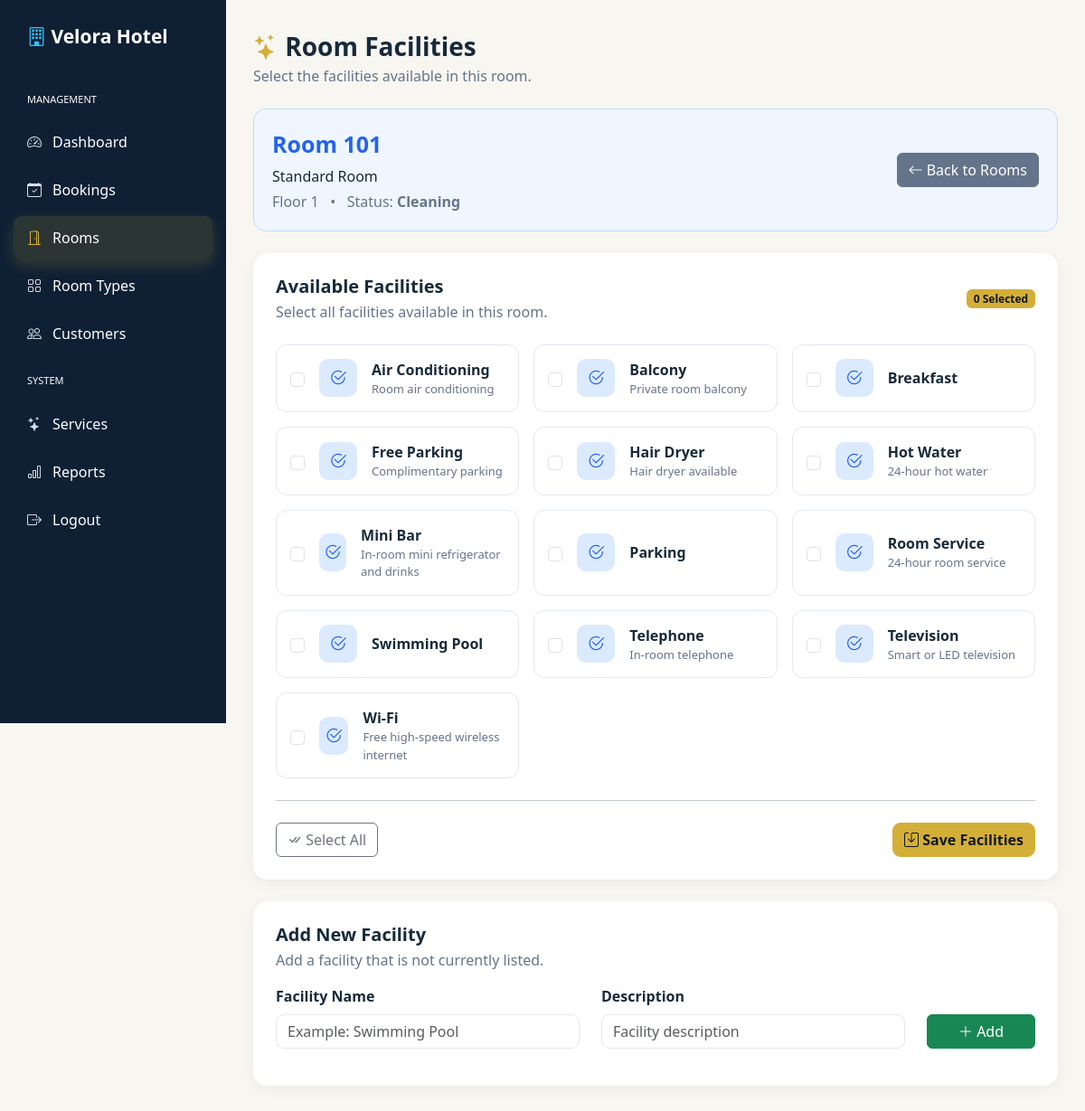
/admin/room_facilities.php?id=1 (signed in), run on the app's committed database.
### tables this page shows
CREATE TABLE `rooms` (
  `id` int(11) NOT NULL,
  `room_number` varchar(20) NOT NULL,
  `room_type_id` int(11) NOT NULL,
  `floor_number` int(11) DEFAULT 1,
  `status` enum('available','occupied','maintenance','cleaning') DEFAULT 'available',
  `description` text DEFAULT NULL,
  `created_at` timestamp NOT NULL DEFAULT current_timestamp()
);

CREATE TABLE `room_types` (
  `id` int(11) NOT NULL,
  `type_name` varchar(100) NOT NULL,
  `description` text DEFAULT NULL,
  `base_price` decimal(10,2) NOT NULL,
  `capacity` int(11) NOT NULL DEFAULT 1,
  `created_at` timestamp NOT NULL DEFAULT current_timestamp()
);

CREATE TABLE `facilities` (
  `id` int(11) NOT NULL,
  `facility_name` varchar(100) NOT NULL,
  `description` varchar(255) DEFAULT NULL,
  `created_at` timestamp NOT NULL DEFAULT current_timestamp()
);

### includes/functions.php (called while the page is built, shortened)
<?php
function e($value)
{
    return htmlspecialchars(
        $value ?? '',
        ENT_QUOTES,
        'UTF-8'
    );
}

### admin/room_facilities.php (the view, shortened to what this page needs)
<?php
require_once "../config/db.php";
require_once "../includes/functions.php";
$room_id = (int)($_GET["id"] ?? $_POST["room_id"] ?? 0);
$stmt = $pdo->prepare("
    SELECT
        r.*,
        rt.type_name
    FROM rooms r
    INNER JOIN room_types rt
        ON r.room_type_id = rt.id
    WHERE r.id = ?
    LIMIT 1
");
$stmt->execute([$room_id]);
$room = $stmt->fetch(PDO::FETCH_ASSOC);
$pdo->exec("
    CREATE TABLE IF NOT EXISTS facilities (
        id INT AUTO_INCREMENT PRIMARY KEY,
        facility_name VARCHAR(100) NOT NULL UNIQUE,
        description VARCHAR(255) NULL,
        created_at TIMESTAMP
        DEFAULT CURRENT_TIMESTAMP
    )
");
$pdo->exec("
    CREATE TABLE IF NOT EXISTS room_facilities (
        id INT AUTO_INCREMENT PRIMARY KEY,
        room_id INT NOT NULL,
        facility_id INT NOT NULL,
        created_at TIMESTAMP
        DEFAULT CURRENT_TIMESTAMP,
        UNIQUE KEY unique_room_facility
        (room_id, facility_id),
        FOREIGN KEY (room_id)
        REFERENCES rooms(id)
        ON DELETE CASCADE,
        FOREIGN KEY (facility_id)
        REFERENCES facilities(id)
        ON DELETE CASCADE
    )
");
$stmt = $pdo->query("
    SELECT *
    FROM facilities
    ORDER BY facility_name
");
$facilities =
    $stmt->fetchAll(PDO::FETCH_ASSOC);
$currentFacilities = [];
?>
<!DOCTYPE html>
<html lang="en">
<head>
<link rel="stylesheet" href="../assets/css/style.css">
    <link
        href="https://cdn.jsdelivr.net/npm/bootstrap@5.3.3/dist/css/bootstrap.min.css"
        rel="stylesheet"
    >
    <link
        href="https://cdn.jsdelivr.net/npm/bootstrap-icons@1.11.3/font/bootstrap-icons.css"
        rel="stylesheet"
    >
<link rel="stylesheet" href="../assets/css/velora.css">
</head>
<body>
<div class="sidebar">
    <div class="logo">
        <i class="bi bi-building"></i>
        <span class="logo-text">
            Velora Hotel
        </span>
    </div>
    <div class="menu-title">
        Management
    </div>
    <a href="dashboard.php">
        <i class="bi bi-speedometer2"></i>
        <span class="menu-text">
            Dashboard
        </span>
    </a>
    <a href="bookings.php">
        <i class="bi bi-calendar-check"></i>
        <span class="menu-text">
            Bookings
        </span>
    </a>
    <a
        href="rooms.php"
        class="active"
    >
        <i class="bi bi-door-open"></i>
        <span class="menu-text">
            Rooms
        </span>
    </a>
    <a href="room_types.php">
        <i class="bi bi-grid"></i>
        <span class="menu-text">
            Room Types
        </span>
    </a>
    <a href="customers.php">
        <i class="bi bi-people"></i>
        <span class="menu-text">
            Customers
        </span>
    </a>
    <div class="menu-title">
        System
    </div>
    <a href="services.php">
        <i class="bi bi-stars"></i>
        <span class="menu-text">
            Services
        </span>
    </a>
    <a href="reports.php">
        <i class="bi bi-bar-chart"></i>
        <span class="menu-text">
            Reports
        </span>
    </a>
    <a href="../auth/logout.php">
        <i class="bi bi-box-arrow-right"></i>
        <span class="menu-text">
            Logout
        </span>
    </a>
</div>
<div class="main">
    <div class="mb-4">
        <div class="page-title">
            <i class="bi bi-stars text-primary"></i>
            Room Facilities
        </div>
        <div class="page-subtitle">
            Select the facilities available in this room.
        </div>
    </div>
    <div class="room-info mb-4">
        <div class="row align-items-center">
            <div class="col-md-8">
                <div class="room-number">
                    Room
                    <?= e(
                        $room["room_number"]
                    ) ?>
                </div>
                <div class="mt-1">
                    <?= e(
                        $room["type_name"]
                    ) ?>
                </div>
                <div class="text-muted mt-1">
                    Floor
                    <?= e(
                        $room["floor_number"]
                    ) ?>
                    &nbsp; • &nbsp;
                    Status:
                    <strong>
                        <?= e(
                            ucfirst(
                                $room["status"]
                            )
                        ) ?>
                    </strong>
                </div>
            </div>
            <div class="col-md-4 text-md-end mt-3 mt-md-0">
                <a
                    href="rooms.php"
                    class="btn btn-secondary"
                >
                    <i
                        class="bi bi-arrow-left"
                    ></i>
                    Back to Rooms
                </a>
            </div>
        </div>
    </div>
    <div class="card-box">
        <div
            class="d-flex justify-content-between align-items-center mb-4"
        >
            <div>
                <h5 class="fw-bold mb-1">
                    Available Facilities
                </h5>
                <div class="text-muted">
                    Select all facilities available in this room.
                </div>
            </div>
            <span class="badge bg-primary">
                <?= count(
                    $currentFacilities
                ) ?>
                Selected
            </span>
        </div>
        <form method="POST">
            <div class="row g-3">
                <?php foreach (
                    $facilities
                    as $facility
                ): ?>
                    <?php
                    $facilityId =
                        (int)$facility["id"];
                    $isSelected =
                        in_array(
                            $facilityId,
                            $currentFacilities,
                            true
                        );
                    ?>
                    <div class="col-md-6 col-lg-4">
                        <label
                            class="
                                facility-item
                                w-100
                                h-100
                                d-flex
                                align-items-center
                                gap-3
                            "
                        >
                            <input
                                type="checkbox"
                                name="facilities[]"
                                value="<?= $facilityId ?>"
                                class="form-check-input facility-checkbox"
                                <?= $isSelected
                                    ? "checked"
                                    : ""
                                ?>
                            >
                            <div
                                class="facility-icon"
                            >
                                <i
                                    class="bi bi-check2-circle"
                                ></i>
                            </div>
                            <div>
                                <div
                                    class="facility-name"
                                >
                                    <?= e(
                                        $facility[
                                            "facility_name"
                                        ]
                                    ) ?>
                                </div>
                                <div
                                    class="facility-description"
                                >
                                    <?= e(
                                        $facility[
                                            "description"
                                        ]
                                    ) ?>
                                </div>
                            </div>
                        </label>
                    </div>
                <?php endforeach; ?>
            </div>
            <hr class="my-4">
            <div
                class="
                    d-flex
                    justify-content-between
                    align-items-center
                "
            >
                <button
                    type="button"
                    class="btn btn-outline-secondary"
                    onclick="selectAllFacilities()"
                >
                    <i
                        class="bi bi-check-all"
                    ></i>
                    Select All
                </button>
                <button
                    type="submit"
                    class="btn btn-primary"
                >
                    <i
                        class="bi bi-save"
                    ></i>
                    Save Facilities
                </button>
            </div>
        </form>
    </div>
    <div class="card-box mt-4">
        <h5 class="fw-bold mb-1">
            Add New Facility
        </h5>
        <p class="text-muted">
            Add a facility that is not currently listed.
        </p>
        <form method="POST">
            <div class="row">
                <div class="col-md-5 mb-3">
                    <label
                        class="form-label"
                    >
                        Facility Name
                    </label>
                    <input
                        type="text"
                        name="facility_name"
                        class="form-control"
                        placeholder="Example: Swimming Pool"
                        required
                    >
                </div>
                <div class="col-md-5 mb-3">
                    <label
                        class="form-label"
                    >
                        Description
                    </label>
                    <input
                        type="text"
                        name="description"
                        class="form-control"
                        placeholder="Facility description"
                    >
                </div>
                <div
                    class="col-md-2 d-flex align-items-end mb-3"
                >
                    <button
                        type="submit"
                        class="btn btn-success w-100"
                    >
                        <i
                            class="bi bi-plus-lg"
                        ></i>
                        Add
                    </button>
                </div>
            </div>
        </form>
    </div>
</div>
</body>
</html>

### assets/css/velora.css (style rules this page uses)
:root { --velora-navy:#0f2034;--velora-dark:#091522;--velora-gold:#d4af37;--velora-gold-hover:#f1ce57; --velora-bg:#f8f6f1;--velora-white:#fff;--velora-text:#172a3a;--velora-muted:#64748b;--velora-border:#e5e7eb; --velora-success:#198754;--velora-danger:#dc3545;--velora-warning:#d4af37;--velora-shadow:0 10px 30px rgba(15,32,52,.09) }
* { box-sizing:border-box }
body { font-family:"Segoe UI",Arial,sans-serif!important;background:var(--velora-bg)!important;color:var(--velora-text)!important }
a { transition:.2s ease }
.text-muted { color:var(--velora-muted)!important }
.text-primary { color:var(--velora-gold)!important }
.bg-primary { background:var(--velora-gold)!important }
.btn-primary,.primary-btn,.main-btn,.search-button,.login-btn,.register-btn { background:var(--velora-gold)!important;border-color:var(--velora-gold)!important;color:#101820!important;font-weight:700!important;border-radius:9px!important }
.btn-secondary { background:#64748b!important;border-color:#64748b!important }
.form-control,.form-select { border:1px solid var(--velora-border)!important;border-radius:9px!important;color:#111!important;background:#fff!important }
.form-label { color:var(--velora-text)!important;font-weight:600 }
.badge.bg-primary { background:var(--velora-gold)!important;color:#101820!important }
.customer-page .sidebar,.sidebar { background:var(--velora-navy)!important;color:#fff }
.sidebar-link,.sidebar a { color:#d7dee7!important }
.sidebar-link.active,.sidebar a.active { background:linear-gradient(135deg,var(--velora-gold),var(--velora-gold-hover))!important;color:#101820!important;box-shadow:0 6px 16px rgba(212,175,55,.2)!important }
.sidebar .logo,.sidebar .menu-title,.sidebar .menu-text { color:#fff!important }
.sidebar .menu a,.sidebar a { color:#d7dee7!important }
.sidebar .menu a:hover,.sidebar .menu a.active,.sidebar a.active { background:rgba(212,175,55,.14)!important;color:var(--velora-gold)!important }

### admin/room_facilities.php (style rules this page uses)
* { box-sizing: border-box; }
body { margin: 0; background: #f1f5f9; color: #0f172a; font-family: Arial, sans-serif; }
.sidebar { position: fixed; left: 0; top: 0; width: 250px; height: 100vh; background: #0f172a; color: white; padding: 25px 15px; }
.logo { color: white; font-size: 21px; font-weight: bold; padding: 0 15px 30px; }
.logo i { color: #38bdf8; }
.menu-title { color: #94a3b8; font-size: 11px; text-transform: uppercase; padding: 15px; }
.sidebar a { display: flex; align-items: center; gap: 12px; color: #cbd5e1; text-decoration: none; padding: 12px 15px; border-radius: 9px; margin-bottom: 5px; }
.sidebar a:hover, .sidebar a.active { background: #2563eb; color: white; }
.main { margin-left: 250px; padding: 30px; }
.page-title { font-size: 28px; font-weight: 700; }
.page-subtitle { color: #64748b; }
.card-box { background: white; border-radius: 16px; padding: 25px; box-shadow: 0 4px 15px rgba(0,0,0,.05); }
.room-info { background: #eff6ff; border: 1px solid #bfdbfe; border-radius: 14px; padding: 20px; }
.room-number { font-size: 25px; font-weight: 700; color: #2563eb; }
.facility-item { border: 1px solid #e2e8f0; border-radius: 12px; padding: 15px; transition: .2s; }
.facility-icon { width: 42px; height: 42px; border-radius: 10px; background: #dbeafe; color: #2563eb; display: flex; align-items: center; justify-content: center; font-size: 19px; }
.facility-name { font-weight: 600; }
.facility-description { color: #64748b; font-size: 13px; }

### data on the page
rooms: room_number "101", room_type.type_name "Standard Room", floor_number "1", status "Cleaning"
facilities: facility_name "Air Conditioning", description "Room air conditioning"
facilities: facility_name "Balcony", description "Private room balcony"
facilities: facility_name "Breakfast"
facilities: facility_name "Free Parking", description "Complimentary parking"
facilities: facility_name "Hair Dryer", description "Hair dryer available"
facilities: facility_name "Hot Water", description "24-hour hot water"
facilities: facility_name "Mini Bar", description "In-room mini refrigerator and drinks"
facilities: facility_name "Parking"
facilities: facility_name "Room Service", description "24-hour room service"
facilities: facility_name "Swimming Pool"
facilities: facility_name "Telephone", description "In-room telephone"
facilities: facility_name "Television", description "Smart or LED television"
facilities: facility_name "Wi-Fi", description "Free high-speed wireless internet"
